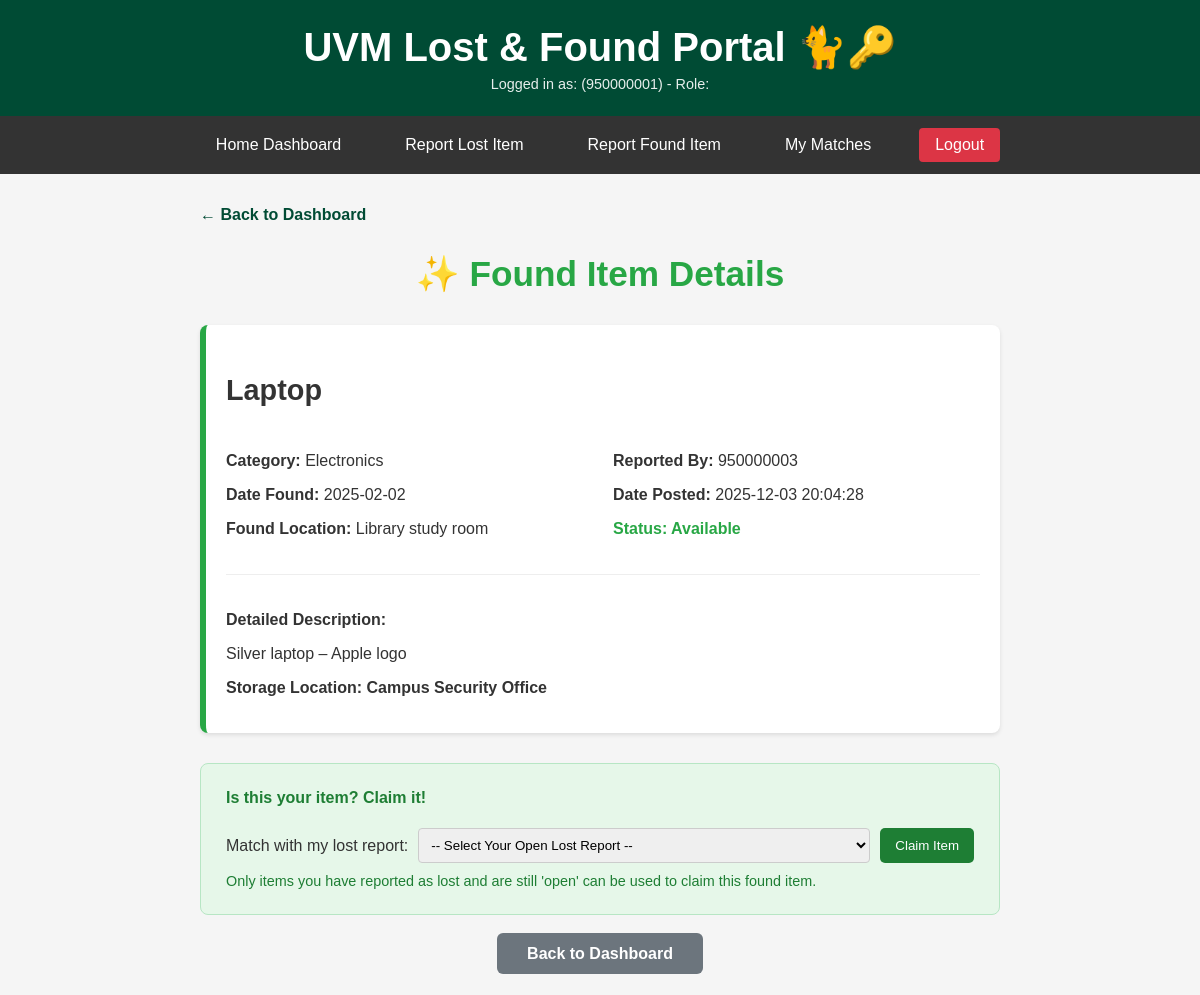
Page /found/found_001 (signed in) on the committed database.
### tables this page shows
CREATE TABLE Users (
    user_id TEXT PRIMARY KEY,
    name TEXT NOT NULL,
    email TEXT UNIQUE NOT NULL,
    phone TEXT,
    password_hash TEXT NOT NULL,
    role TEXT DEFAULT 'student' CHECK(role IN ('student', 'staff', 'admin')),
    date_joined DATE DEFAULT (strftime('%Y-%m-%d %H:%M:%S', 'now'))
);

CREATE TABLE FoundPosts (
    found_id TEXT PRIMARY KEY,
    user_id TEXT NOT NULL,
    item_name TEXT NOT NULL,
    category TEXT CHECK(category IN (
        'Electronics', 'Clothing', 'Accessories', 
        'Documents', 'Keys', 'Books', 'Other'
    )),
    description TEXT,
    date_found DATE,
    found_location TEXT,
    storage_location TEXT,
    date_posted TIMESTAMP DEFAULT (strftime('%Y-%m-%d %H:%M:%S', 'now')),
    status TEXT DEFAULT 'available' CHECK(status IN ('available', 'matched', 'returned')),
    FOREIGN KEY (user_id) REFERENCES Users(user_id) ON DELETE CASCADE
);

### main.py (the view)
@app.get("/found/{found_id}", response_class=HTMLResponse)
async def found_detail(request: Request, found_id: str, user_id: Optional[str] = Cookie(None)):
    current_user = get_current_user(user_id)
    if not current_user:
        return RedirectResponse("/login", status_code=status.HTTP_303_SEE_OTHER)
    post = get_found_post(found_id)
    if not post:
        return templates.TemplateResponse(
            "error.html",
            {"request": request, "error": "Found item not found.", **current_user},
            status_code=status.HTTP_404_NOT_FOUND
        )
    lost_posts_open = get_lost_posts_by_user(current_user['user_id'], status='open')
    return templates.TemplateResponse(
        "found_detail.html",
        {
            "request": request,
            "post": post,
            "lost_posts_open": lost_posts_open,
            **current_user
        }
    )

### templates/found_detail.html (shortened to what this page needs)
{% extends "layout.html" %}
{% block content %}
    <div style="max-width: 800px; margin: 0 auto;">
        <div style="margin-bottom: 20px;">
            <a href="/" style="color: var(--uvm-green); text-decoration: none; font-weight: bold;">← Back to Dashboard</a>
        </div>
        <div style="text-align: center; margin-bottom: 30px;">
            <h2 style="color: #28a745; font-size: 2.2em;">✨ Found Item Details</h2>
        </div>
        <div class="post-card found-card" style="margin-bottom: 30px; border-left: 6px solid #28a745;">
            <h3 style="font-size: 1.8em;">{{ post.item_name }}</h3>
            <div style="display: grid; grid-template-columns: 1fr 1fr; gap: 20px; margin: 20px 0;">
                <div>
                    <p><strong>Category:</strong> {{ post.category }}</p>
                    <p><strong>Date Found:</strong> {{ post.date_found }}</p>
                    <p><strong>Found Location:</strong> {{ post.found_location }}</p>
                </div>
                <div>
                    <p><strong>Reported By:</strong> {{ post.user_id }}</p>
                    <p><strong>Date Posted:</strong> {{ post.date_posted }}</p>
                    <p class="status-{{ post.status }}"><strong>Status:</strong> {{ post.status | capitalize }}</p>
                </div>
            </div>
            <div style="border-top: 1px solid #eee; padding-top: 20px; margin-top: 20px;">
                <p><strong>Detailed Description:</strong></p>
                <p style="white-space: pre-wrap; margin-top: 5px;">{{ post.description }}</p>
                <p><strong>Storage Location:</strong> <span style="font-weight: bold;">{{ post.storage_location }}</span></p>
            </div>
        </div>
        {% if post.status == 'available' %}
            {% if post.user_id != user_id %}
                {% if lost_posts_open %}
                <div style="background-color: #e6f7e9; border: 1px solid #b7e6c4; padding: 25px; border-radius: 8px;">
                    <h4 style="margin-top: 0; color: #1e7e34;">Is this your item? Claim it!</h4>
                    <form action="/claim/{{ post.found_id }}" method="post" style="display: flex; gap: 10px; align-items: center;">
                        <label for="lost_id_to_claim" style="flex-shrink: 0; margin: 0;">Match with my lost report:</label>
                        <select id="lost_id_to_claim" name="lost_id" required style="flex-grow: 1; padding: 8px; border-radius: 4px; border: 1px solid #ccc;">
                            <option value="">-- Select Your Open Lost Report --</option>
                        </select>
                        <button type="submit" style="background-color: #1e7e34; color: white; padding: 10px 15px; border: none; border-radius: 5px; cursor: pointer; flex-shrink: 0;">
                            Claim Item
                        </button>
                    </form>
                    <p style="font-size: 0.9em; color: #1e7e34; margin: 10px 0 0 0;">
                        Only items you have reported as lost and are still 'open' can be used to claim this found item.
                    </p>
                </div>
                {% endif %}
            {% endif %}
        {% elif post.status == 'returned' %}
            <div class="message" style="text-align: center; padding: 25px; font-size: 1.1em; background-color: #d4edda; color: #155724;">
                <strong>✅ This item has been marked as returned to its owner.</strong>
            </div>
        {% endif %}
        <div style="text-align: center; margin-top: 30px;">
            <a href="/" style="background-color: #6c757d; color: white; padding: 12px 30px; text-decoration: none; border-radius: 6px; font-weight: bold;">Back to Dashboard</a>
        </div>
    </div>
{% endblock %}

### templates/layout.html (shortened to what this page needs)
<!DOCTYPE html>
<html lang="en">
<head>
</head>
<body>
    <header>
        <h1>UVM Lost & Found Portal 🐈🔑</h1>
        {% if user_id %}
            <p>Logged in as: {{ user_name }} ({{ user_id }}) - Role: {{ user_role | capitalize }}</p>
        {% else %}
            <p>You are viewing this as a guest. Please log in.</p>
        {% endif %}
    </header>
    {% if user_id %}
    <nav>
        <a href="/">Home Dashboard</a>
        <a href="/add-lost">Report Lost Item</a>
        <a href="/add-found">Report Found Item</a>
        <a href="/matches">My Matches</a>
        <a href="/logout" style="background-color: #dc3545;">Logout</a>
    </nav>
    {% endif %}
    <div class="container">
        {% block content %}{% endblock %}
    </div>
</body>
</html>

### templates/layout.html (style rules this page uses)
:root { --uvm-green: #004b34; --uvm-gold: #ffc72c; --light-bg: #f5f5f5; --white: #ffffff; --red-alert: #dc3545; --green-success: #28a745; }
body { font-family: 'Arial', sans-serif; margin: 0; padding: 0; background-color: var(--light-bg); color: #333; }
header { background-color: var(--uvm-green); color: var(--white); padding: 1.5em; text-align: center; }
header h1 { margin: 0; font-size: 2.5em; }
header p { margin: 5px 0 0 0; font-size: 0.9em; opacity: 0.9; }
nav { background-color: #333; padding: 0.75em 0; display: flex; justify-content: center; align-items: center; flex-wrap: wrap; }
nav a { color: var(--white); margin: 0 1em; text-decoration: none; padding: 0.5em 1em; border-radius: 4px; transition: background-color 0.2s; }
.container { width: 95%; max-width: 1400px; margin: 2em auto; }
.post-card { background-color: var(--white); padding: 20px; border-radius: 8px; box-shadow: 0 2px 4px rgba(0,0,0,0.1); transition: transform 0.2s; }
.status-available { color: var(--green-success); font-weight: bold; }

### rows in the picture
Users: user_id "950000001"
FoundPosts: item_name "Laptop", category "Electronics", date_found "2025-02-02", found_location "Library study room", user_id "950000003", date_posted "2025-12-03 20:04:28", status "Available", description "Silver laptop – Apple logo", storage_location "Campus Security Office"
